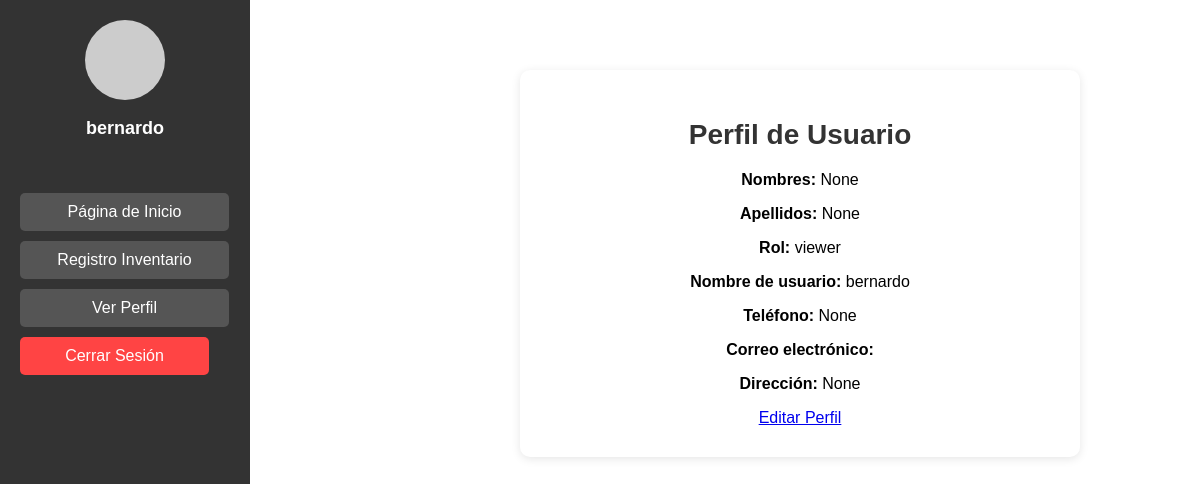
The page /verPerfil/ (signed in) on the database as committed earlier.
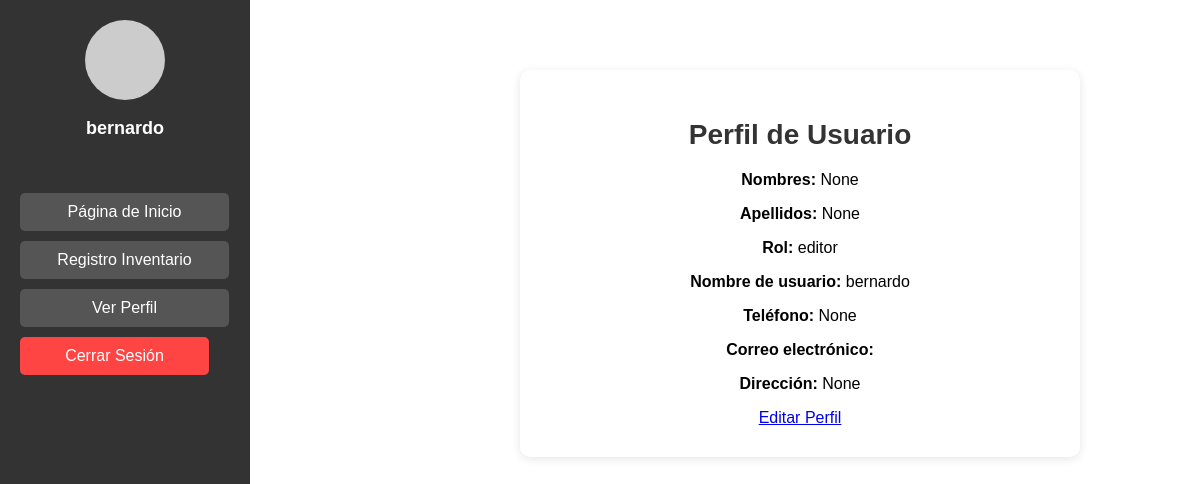
The same page on the database as committed later.
### pagina/models.py (models this page shows, shortened)
class UserProfile(models.Model):
    user = models.OneToOneField(User, on_delete=models.CASCADE, related_name='profile')  # Relación con User
    role = models.CharField(max_length=50, choices=[('admin', 'Admin'), ('editor', 'Editor'), ('viewer', 'Viewer')], default='viewer')  # Roles
    phone = models.CharField(max_length=15, blank=True, null=True)
    address = models.TextField(blank=True, null=True)
    first_name = models.CharField(max_length=50, blank=True, null=True)
    last_name = models.CharField(max_length=50, blank=True, null=True)
    email = models.EmailField(blank=True, null=True)

### pagina/views.py (the view)
# urls.py: path('verPerfil/', verPerfil, name='verPerfil'),
def verPerfil(request):
    try:
        profile = request.user.profile  # Obtener el perfil del usuario
    except UserProfile.DoesNotExist:
        profile = None  # Si no tiene perfil, lo asignamos a None
    return render(request, 'verPerfil.html', {
        'username': request.user.username,
        'email': request.user.email,
        'role': profile.role if profile else '',
        'phone': profile.phone if profile else '',
        'address': profile.address if profile else '',
        'first_name': profile.first_name if profile else '',
        'last_name': profile.last_name if profile else '',
    })

### pagina/templates/verPerfil.html (shortened to what this page needs)
<!DOCTYPE html>
<html lang="es">
<head>
    {% load static %}
    <link rel="stylesheet" href="{% static 'css/producto.css' %}">
    <link rel="stylesheet" href="{% static 'css/lateral.css' %}">
</head>
<body>
    <div class="sidebar">
        <div class="perfil">
            <div class="perfil-imagen"></div>
            <p>
                {% if user.is_authenticated %}
                    {{ user.username }}
                {% else %}
                    Invitado
                {% endif %}
            </p>
        </div>
        <ul>
            <li><a href="{% url 'adminpage' %}">Página de Inicio</a></li>
            <li><a href="{% url 'vendedor' %}">Registro Inventario</a></li>
            <li><a href="{% url 'verPerfil' %}" class="btn btn-primary w-100">Ver Perfil</a></li>
            <li>
                <form action="{% url 'logout' %}" method="post">
                    <button type="submit" class="btn btn-danger w-100">Cerrar Sesión</button>
                </form>
            </li>
        </ul>
    </div>
    <div class="main-content">
        <div class="form-card">
            <h1>Perfil de Usuario</h1>
            <div class="card">
                <div class="card-body">
                    <p><strong>Nombres:</strong> {{ first_name }}</p>
                    <p><strong>Apellidos:</strong> {{ last_name }}</p>
                    <p><strong>Rol:</strong> {{ role }}</p>
                    <p><strong>Nombre de usuario:</strong> {{ username }}</p>
                    <p><strong>Teléfono:</strong> {{ phone }}</p>
                    <p><strong>Correo electrónico:</strong> {{ email }}</p>
                    <p><strong>Dirección:</strong> {{ address }}</p>
                    <a href="{% url 'modificarperfil' %}" class="btn btn-primary w-100">Editar Perfil</a>
                </div>
            </div>
        </div>
    </div>
</body>
</html>

Rows that differ between the two databases and show on the page:
changed UserProfile: role "viewer" → "editor"
